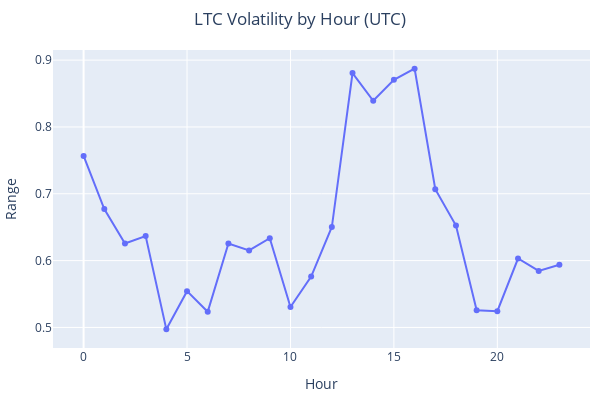

Write notebook code for a chart like this one.
### Code cell
ltc_vol = ltcusdt.resample("60Min").apply(rules)
ltc_vol["range"] = ltc_vol["high"] - ltc_vol["low"]
ltc_vol = ltc_vol.groupby(ltc_vol.index.hour).range.mean()

fig = px.line(ltc_vol, width=600, height=400, title="LTC Volatility by Hour (UTC)", labels={"time": "Hour", "value": "Range"}, markers=True)
fig.update_layout(margin=dict(l=20, r=10, t=50, b=50), showlegend = False, title_x=0.5)
fig.show()

### Figure 1 — Plotly figure (JSON) as saved in the notebook; plotly's stock layout.template omitted (floating-point values rounded to 4 significant figures)
{"data": [{"hovertemplate": "variable=range<br>Hour=%{x}<br>Range=%{y}<extra></extra>", "legendgroup": "range", "line": {"color": "#636efa", "dash": "solid"}, "marker": {"symbol": "circle"}, "mode": "lines+markers", "name": "range", "orientation": "v", "showlegend": true, "type": "scatter", "x": [0, 1, 2, 3, 4, 5, 6, 7, 8, 9, 10, 11, 12, 13, 14, 15, 16, 17, 18, 19, 20, 21, 22, 23], "xaxis": "x", "y": [0.7566, 0.6771, 0.6257, 0.6369, 0.4971, 0.5543, 0.5234, 0.6256, 0.6153, 0.6336, 0.5306, 0.5761, 0.6503, 0.8806, 0.8392, 0.8706, 0.8872, 0.7069, 0.6525, 0.5257, 0.5243, 0.6031, 0.5846, 0.5937], "yaxis": "y"}], "layout": {"height": 400, "legend": {"title": {"text": "variable"}, "tracegroupgap": 0}, "margin": {"b": 50, "l": 20, "r": 10, "t": 50}, "showlegend": false, "title": {"text": "LTC Volatility by Hour (UTC)", "x": 0.5}, "width": 600, "xaxis": {"anchor": "y", "domain": [0, 1], "title": {"text": "Hour"}}, "yaxis": {"anchor": "x", "domain": [0, 1], "title": {"text": "Range"}}}}
